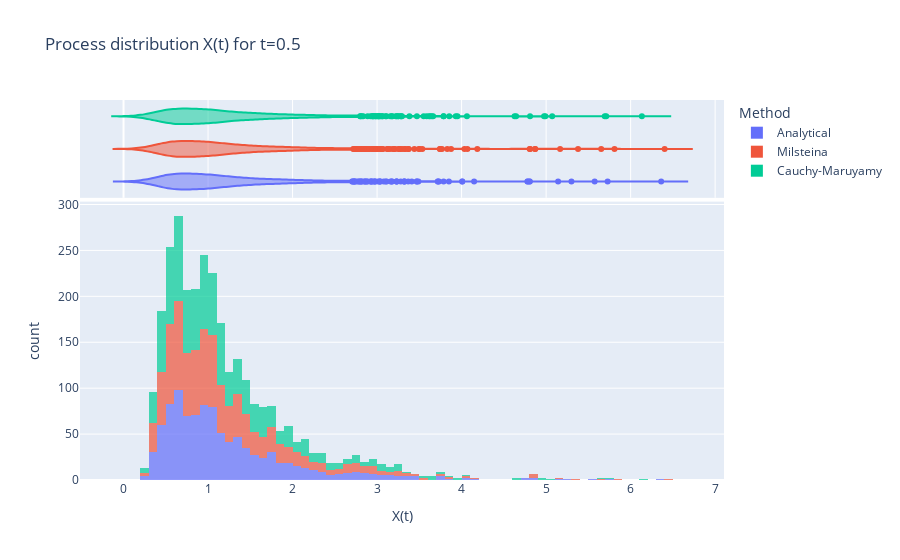

Notebook code cell kept with this figure:
### Markdown cell above
### 4.1. $t=0.5$

### Code cell
#Initial values
N = 2**5
x_0 = 1
L=1000
t_c = 0.5

#Store results 
df_tmp = pd.concat([hist_df(L=L,method='A', T=t_c, t_c=t_c),
                        hist_df(L=L,method='M', T=t_c, t_c=t_c),
                        hist_df(L=L,method='E-M', T=t_c, t_c=t_c)], ignore_index=True)
df_tmp['Method'] = sum([['Analytical'] * L,
                        ['Milsteina'] * L,
                        ['Cauchy-Maruyamy'] * L], [])

#Plotting
fig = px.histogram(df_tmp,
                    nbins=70, 
                    x="X",
                   color='Method', 
                   labels={"X":"X(t)"}, 
                   opacity=0.7, 
                   marginal="violin",
                   title='Process distribution X(t) for t='+str(t_c))
fig.show()

### Figure 1 — Plotly figure (JSON) as saved in the notebook; plotly's stock layout.template omitted (floating-point values rounded to 4 significant figures; data arrays with more than 128 entries replaced by an {"elided": "..."} marker saying what was removed)
{"data": [{"alignmentgroup": "True", "bingroup": "x", "hovertemplate": "Method=Analytical<br>X(t)=%{x}<br>count=%{y}<extra></extra>", "legendgroup": "Analytical", "marker": {"color": "#636efa", "opacity": 0.7, "pattern": {"shape": ""}}, "name": "Analytical", "nbinsx": 70, "offsetgroup": "Analytical", "orientation": "v", "showlegend": true, "type": "histogram", "x": {"elided": "1000 float values"}, "xaxis": "x", "yaxis": "y"}, {"alignmentgroup": "True", "hovertemplate": "Method=Analytical<br>X(t)=%{x}<extra></extra>", "legendgroup": "Analytical", "marker": {"color": "#636efa"}, "name": "Analytical", "offsetgroup": "Analytical", "scalegroup": "x", "showlegend": false, "type": "violin", "x": {"elided": "1000 float values"}, "xaxis": "x2", "yaxis": "y2"}, {"alignmentgroup": "True", "bingroup": "x", "hovertemplate": "Method=Milsteina<br>X(t)=%{x}<br>count=%{y}<extra></extra>", "legendgroup": "Milsteina", "marker": {"color": "#EF553B", "opacity": 0.7, "pattern": {"shape": ""}}, "name": "Milsteina", "nbinsx": 70, "offsetgroup": "Milsteina", "orientation": "v", "showlegend": true, "type": "histogram", "x": {"elided": "1000 float values"}, "xaxis": "x", "yaxis": "y"}, {"alignmentgroup": "True", "hovertemplate": "Method=Milsteina<br>X(t)=%{x}<extra></extra>", "legendgroup": "Milsteina", "marker": {"color": "#EF553B"}, "name": "Milsteina", "offsetgroup": "Milsteina", "scalegroup": "x", "showlegend": false, "type": "violin", "x": {"elided": "1000 float values"}, "xaxis": "x2", "yaxis": "y2"}, {"alignmentgroup": "True", "bingroup": "x", "hovertemplate": "Method=Cauchy-Maruyamy<br>X(t)=%{x}<br>count=%{y}<extra></extra>", "legendgroup": "Cauchy-Maruyamy", "marker": {"color": "#00cc96", "opacity": 0.7, "pattern": {"shape": ""}}, "name": "Cauchy-Maruyamy", "nbinsx": 70, "offsetgroup": "Cauchy-Maruyamy", "orientation": "v", "showlegend": true, "type": "histogram", "x": {"elided": "1000 float values"}, "xaxis": "x", "yaxis": "y"}, {"alignmentgroup": "True", "hovertemplate": "Method=Cauchy-Maruyamy<br>X(t)=%{x}<extra></extra>", "legendgroup": "Cauchy-Maruyamy", "marker": {"color": "#00cc96"}, "name": "Cauchy-Maruyamy", "offsetgroup": "Cauchy-Maruyamy", "scalegroup": "x", "showlegend": false, "type": "violin", "x": {"elided": "1000 float values"}, "xaxis": "x2", "yaxis": "y2"}], "layout": {"barmode": "relative", "legend": {"title": {"text": "Method"}, "tracegroupgap": 0}, "title": {"text": "Process distribution X(t) for t=0.5"}, "xaxis": {"anchor": "y", "domain": [0, 1], "title": {"text": "X(t)"}}, "xaxis2": {"anchor": "y2", "domain": [0, 1], "matches": "x", "showgrid": true, "showticklabels": false}, "yaxis": {"anchor": "x", "domain": [0, 0.7326], "title": {"text": "count"}}, "yaxis2": {"anchor": "x2", "domain": [0.7426, 1], "matches": "y2", "showgrid": false, "showline": false, "showticklabels": false, "ticks": ""}}}
